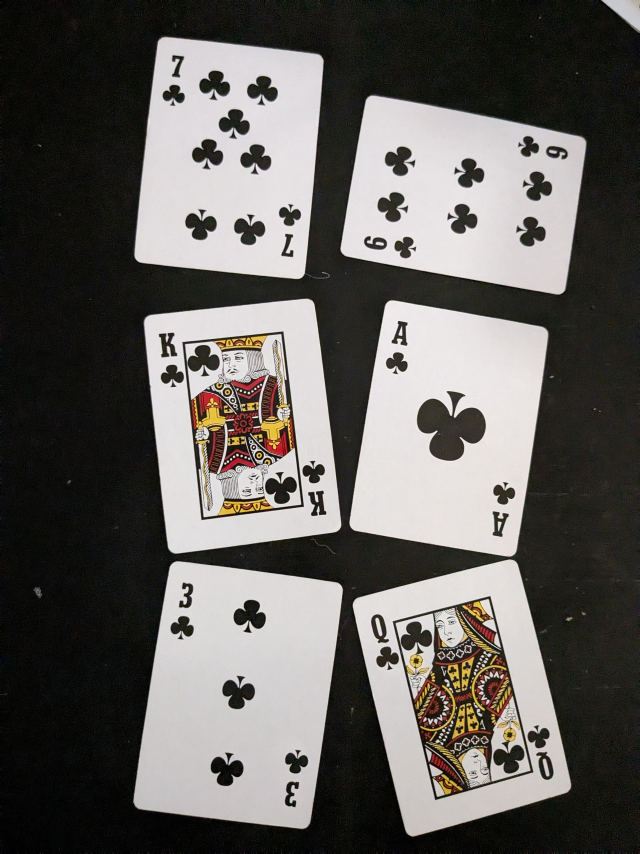
#> input picture hand/clubs_2.jpg, 1920 x 2560 px (shown at 1/3 size)
$ python image_to_cards.py
#> lines starting #> are read from the running program, lines starting #| are printed output that depends on the picture; after the words box and inside, x2 and y2 are one past the last pixel; in counts of white or black regions, pixels touching at a corner belong together
### basic_poker.py
import random

SUITS = ("Hearts", "Diamonds", "Spades", "Clubs")
RANKS = ("2", "3", "4", "5", "6", "7", "8", "9", "10", "J", "Q", "K", "A")

suits = {"Hearts": "♥", "Diamonds": "♦", "Spades": "♠", "Clubs": "♣"}
values = {"2": 2, "3": 3, "4": 4, "5": 5, "6": 6, "7": 7, "8": 8, "9": 9, "10": 10, "J": 11, "Q": 12, "K": 13, "A": 14}


class Card:
    def __init__(self, suit, rank):
        self.suit = suit
        self.rank = rank
        self.value = values[rank]

    def __str__(self):
        return f"{self.rank} of {self.suit}"

    # [15 lines left out: function pretty_string, not called in this run]

    def pretty_print(self):
        for row in self.pretty_string():
            print(row)

class Deck:
    # [5 lines left out: function __init__, not called in this run]

    def shuffle(self):
        random.shuffle(self.deck)

    def deal(self):
        return self.deck.pop()

class Hand:
    def __init__(self):
        self.cards = []

    def add_card(self, card):
        self.cards.append(card)

    def __str__(self):
        return f"Cards: {', '.join(str(c) for c in self.cards)}"

    # [11 lines left out: function pretty_print, not called in this run]

    def sort_hand(self):
        self.cards= sorted(self.cards, key=lambda x:x.value, reverse=True)


    # [92 lines left out: functions check_hand, _is_straight, play_basic_game, not called in this run]


# [2 lines that do not run on import are left out]

### image_to_cards.py
import numpy as np
import cv2

import matplotlib.pyplot as plt
import numpy as np
import basic_poker
import os

class ImageCardDetector():

    def __init__(self,image_path=None):
        self.image=None
        self.card_images=[]
        self.contours=[]
        if image_path:
            self.load_image(image_path)

    def load_image(self,image_path):
#> called with image_path = 'hand/clubs_2.jpg'
        self.image = cv2.imread(image_path)
#> self.image is the input picture: shape (2560, 1920, 3); mean B, G, R 92.4, 95.6, 98.2
        self.isolate_card_images()

    def find_cards(self, binary_threshold = 150, blur_factor = 100, fractional_card_min_area=.01 ):
        # find the card outlines by looking at a very blurry image, finding the edges,
        # then simplifying the edge path dramatically
#> called with binary_threshold = 150, blur_factor = 100, fractional_card_min_area = 0.01
        image= self.image.copy()
        gray = cv2.cvtColor(self.image,cv2.COLOR_BGR2GRAY)

        kernal_size= (11,11)
        blur = cv2.GaussianBlur(gray, kernal_size, blur_factor)

        set_binary_to, thresh_type= 255, cv2.THRESH_BINARY
        ret,thresh = cv2.threshold(blur, binary_threshold, set_binary_to, thresh_type)
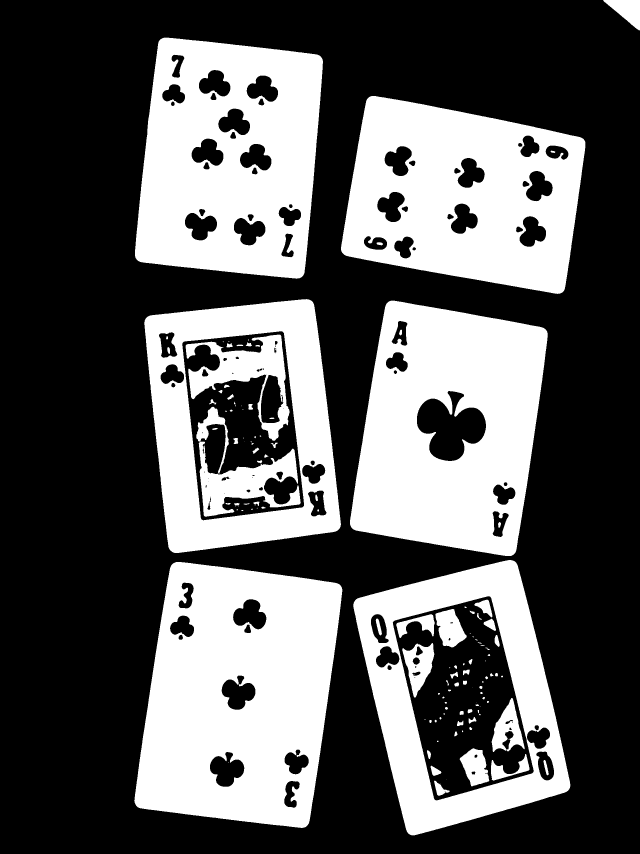
#> thresh: shape (2560, 1920) (shown at 1/3 size); 36.1% white; 132 white regions (37 under 20 px)
#> ret = 150

        initial_contours, hierarchy = cv2.findContours(thresh, cv2.RETR_EXTERNAL, cv2.CHAIN_APPROX_SIMPLE)
#> initial_contours = 7 contours; box (x1, y1, x2, y2) and area: (403, 1686, 1027, 2484) 394110, (1060, 1680, 1711, 2506) 372215, (433, 897, 1023, 1659) 368402, (1050, 902, 1643, 1668) 350788, (405, 113, 969, 836) 343621, (1023, 288, 1756, 882) 327620, (1810, 0, 1920, 91) 5183
        print("Number of Contours found = " + str(len(initial_contours)))
#| Number of Contours found = 7

        #filter the noise out
        image_area= image.shape[0] * image.shape[1]
        self.contours=[]
        for contour in initial_contours:
            if cv2.contourArea(contour) > image_area * fractional_card_min_area:
                self.contours.append(contour)
#> this loop made 7 passes
#> after the loop, self.contours = 6 contours; box (x1, y1, x2, y2) and area: (403, 1686, 1027, 2484) 394110, (1060, 1680, 1711, 2506) 372215, (433, 897, 1023, 1659) 368402, (1050, 902, 1643, 1668) 350788, (405, 113, 969, 836) 343621, (1023, 288, 1756, 882) 327620
        print("Number of Card Canidates = " + str(len(self.contours)))
#| Number of Card Canidates = 6
        return self.contours

    def isolate_card_images(self):
        self.card_images=[]
        self.find_cards()
        for contour in self.contours:
            flat_card=self.flattener(self.image,contour)
            self.card_images.append(flat_card.copy())
#> this loop made 6 passes
#> (peri in flattener, corner_points in flattener, x in flattener, y in flattener, w in flattener, h in flattener, angle in flattener, bottom in flattener) on passes 1 to 3: (2618, [[525, 1687], [404, 2408], [915, 2481], [1025, 1763]], 715.5, 2086.1, 753.4, 533, -81.87, [926, 2496.7]), (2595, [[1540, 1682], [1061, 1808], [1231, 2504], [1709, 2363]], 1386.3, 2091.4, 517.9, 735.1, -13.85, [1222.8, 2510.2]), (2476.8, [[1169, 903], [1051, 1576], [1533, 1667], [1641, 995]], 1350.2, 1284.8, 702.2, 509, -80.74, [1544.9, 1672.3])
#> pass 1, in flattener, `warp = cv2.warpPerspective(image, Matrix, (output_card_width, output_c..`:
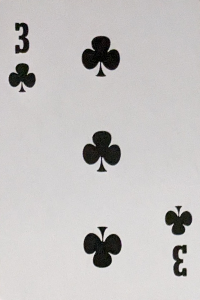
#> warp: shape (300, 200, 3); mean B, G, R 194, 194.8, 197.4
#> pass 2, in flattener (call 2), `warp = cv2.warpPerspective(image, Matrix, (output_card_width, output_c..`:
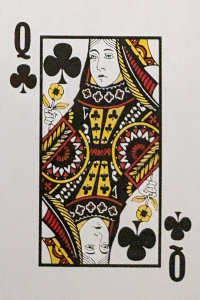
#> warp: shape (300, 200, 3); mean B, G, R 146, 156.6, 166.4
#> pass 3, in flattener (call 3), `warp = cv2.warpPerspective(image, Matrix, (output_card_width, output_c..`:
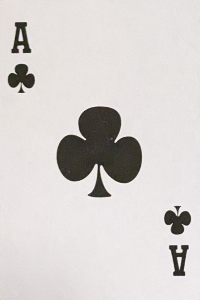
#> warp: shape (300, 200, 3); mean B, G, R 207.4, 209.6, 214.1
#> after the loop:
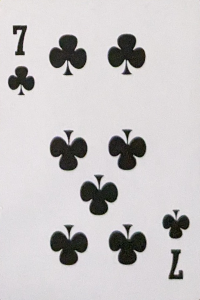
#> flat_card: shape (300, 200, 3); mean B, G, R 198.8, 197.7, 201.1
#> after the loop, self.card_images = 6 items
        return self.card_images

    def flattener(self,image,contour):
        peri = cv2.arcLength(contour,True)
        corner_points = cv2.approxPolyDP(contour,0.01*peri,True)
        rect = cv2.minAreaRect(contour)
        (x, y), (w, h), angle  = rect
        box_points = cv2.boxPoints(rect)

        #match the rectangle coordinates with the corner points
        matched_corners=[]
        for bp in box_points:
            bx,by = bp
            closest_point=None
            closest_distance = float('inf')
            closest_index = None
            #find the closest corner point to this box point
            for i, cp in enumerate(corner_points):
                distance =np.linalg.norm(bp - cp[0])
                if distance < closest_distance:
                    closest_distance = distance
                    closest_index = i
                    closest_point=cp
            matched_corners.append(corner_points[closest_index])


        # points from min area rect are from bottom most point 0, just to the left side is 1, 3 above, 2 across
        # angle from right side
        # see https://theailearner.com/tag/cv2-minarearect/
        # /\
        # \/___

        bottom= box_points[0]
        lhs=    box_points[1]
        rhs=    box_points[3]
        #sqrt(dx^2+dy^2) = len, but we don't need the sqrt because just doing a comparison to find which is longer
        rms_left_len=  (bottom[0]-lhs[0])**2 + (bottom[1]-lhs[1])**2
        rms_right_len= (bottom[0]-rhs[0])**2 + (bottom[1]-rhs[1])**2

        output_card_width,output_card_height=200,300

        if rms_left_len < rms_right_len:
            #rank/suit are at 0, 2 coordinates
            #matched_corners=destination_orientation
            pass
        else:
            #rank/suit are at 1,3 coordinates
            #rotate 90 degrees
            tmp=matched_corners.pop(0)
            matched_corners.append(tmp)

        point_map=np.float32(np.array(matched_corners))
        # destination points are the corners that these four points should map to
        destination_points = np.array([[0,0],[output_card_width-1,0],[output_card_width-1,output_card_height-1],[0, output_card_height-1]], np.float32)
        Matrix = cv2.getPerspectiveTransform(point_map,destination_points)
        warp = cv2.warpPerspective(image, Matrix, (output_card_width, output_card_height))
        return warp

    # [37 lines left out: functions _show_hand_detection, draw_min_area_rect_info, not called in this run]

class SimpleSuitRankDetector:
    CORNER_WIDTH:int = 35
    CORNER_HEIGHT:int = 130
    MIDPOINT:int = 45
    TEMPLATE_DIMENSIONS = (32,32)
    TEMPLATE_DIRECTORY:str = "./templates"

    def __init__(self,np_cropped_card):
        self.image = np_cropped_card.copy()
        self.corner = self.image[0:self.CORNER_HEIGHT, 0:self.CORNER_WIDTH].copy()
        #plt.imshow(image)
        #plt.waitforbuttonpress()
        self.contours=None
        self.suit_crop=None
        self.suit=None
        self.rank_crop=None
        self.rank=None
        self.color=None

    def get_rank_suit(self):
        #pre process
        image= self.corner.copy()
        gray = cv2.cvtColor(image,cv2.COLOR_BGR2GRAY)
#> gray: shape (130, 35)
        gray = cv2.bitwise_not(gray)
        binary_threshold, set_binary_to, thresh_type= 80, 255, cv2.THRESH_BINARY
        ret,thresh = cv2.threshold(gray, binary_threshold, set_binary_to, thresh_type)
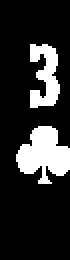
#> thresh: shape (130, 35) (shown 2 times larger); 17.6% white; 2 white regions
#> ret = 80

        #find_contours and crop
        contours, hier = cv2.findContours(thresh, cv2.RETR_TREE,cv2.CHAIN_APPROX_SIMPLE)
#> contours = 2 contours; box (x1, y1, x2, y2) and area: (8, 63, 35, 92) 440, (15, 22, 30, 54) 252
        contours = sorted(contours, key=cv2.contourArea,reverse=True)
        if len(contours)<2:
            print("contours not found")
            return None,None

        x0,y0,w0,h0 = cv2.boundingRect(contours[0])
#> x0 = 8; y0 = 63; w0 = 27; h0 = 29
        x1,y1,w1,h1 = cv2.boundingRect(contours[1])
#> x1 = 15; y1 = 22; w1 = 15; h1 = 32


        color,suit_crop,rank_crop=None,None,None
        #suit should be "above" rank
        if y0 > self.MIDPOINT:
            color = image[ int(y0+h0/2), int(x0+w0/2) ]
#> color = [19, 25, 21]
            self.suit_crop=thresh[y0:y0+h0, x0:x0+w0].copy()
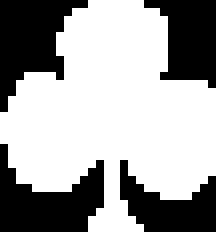
#> self.suit_crop: shape (29, 27) (shown 8 times larger); 63.1% white; 4 black regions, box (x1, y1, x2, y2) and area: (0, 0, 11, 14) 83, (0, 18, 13, 29) 81, (18, 0, 27, 11) 66, (15, 20, 27, 29) 59
            self.rank_crop=thresh[y1:y1+h1, x1:x1+w1].copy()
        else:
            color = image[int(y1+h1/2),int(x1+w1/2)]
            self.suit_crop=thresh[y1:y1+h1, x1:x1+w1].copy()
            self.rank_crop=thresh[y0:y0+h0, x0:x0+w0].copy()
        self.color= "Red" if color[2]>150 else "black"
#> self.color = 'black'


        try:
            self.rank = self.find_template_match(self.suit_crop, "templates/suits")
            self.rank = self.rank.split('_')[0]
            self.suit = self.find_template_match(self.rank_crop, "templates/ranks")
            self.suit = self.suit.split('_')[0]
        except:
            self.rank,self.suit= False,False

        return self.rank,self.suit


    def find_template_match (self,image, folder=None):
        if not folder:
            folder= self.TEMPLATE_DIRECTORY

        #check difference between all images in templates to find best match
        lowest_diff = float('inf')
        most_similar_file = None
        for filename in os.listdir(folder):
            template_path = os.path.join(folder, filename)
            template = cv2.imread(template_path, cv2.IMREAD_GRAYSCALE)

            #resize both to match size
            template = cv2.resize(template, self.TEMPLATE_DIMENSIONS, 0, 0)
            image = cv2.resize(image, self.TEMPLATE_DIMENSIONS, 0, 0)

            # Update if lower difference is found
            absdiff = cv2.absdiff(image, template).sum()
            if absdiff < lowest_diff:
                lowest_diff = absdiff
                most_similar_file = filename
        return most_similar_file

    # [8 lines left out: function _show_hand_detection, not called in this run]

if __name__=="__main__":
    #load an image then detect the best hand with the cards available
    simple_hand = basic_poker.Hand()
    detected_cards = ImageCardDetector("hand/clubs_2.jpg")
    for i in range(len(detected_cards.card_images)):
        processed_card = SimpleSuitRankDetector(detected_cards.card_images[i])
        suit,rank= processed_card.get_rank_suit()
#> suit = False; rank = False


        #convert what the card processor returns into what the basic_poker.card takes
        rank_converter={'ace': 'A', 'two': '2', 'three': '3', 'four': '4', 'five': '5', 'six': '6',
                        'seven': '7', 'eight': '8', 'nine': '9', 'ten': '10','jack':'J','queen':'Q','king':'K'}
        suit_converter={"clubs":"Clubs","Hearts":"Hearts","diamonds":"Diamonds","spades":"Spades"}
        rank=rank_converter.get(rank,None)
        suit=suit_converter.get(suit,None)
#> (the run stopped early here; a loop or call above may not have finished)

$ run again, with hand/10_c.jpg copied over hand/clubs_2.jpg
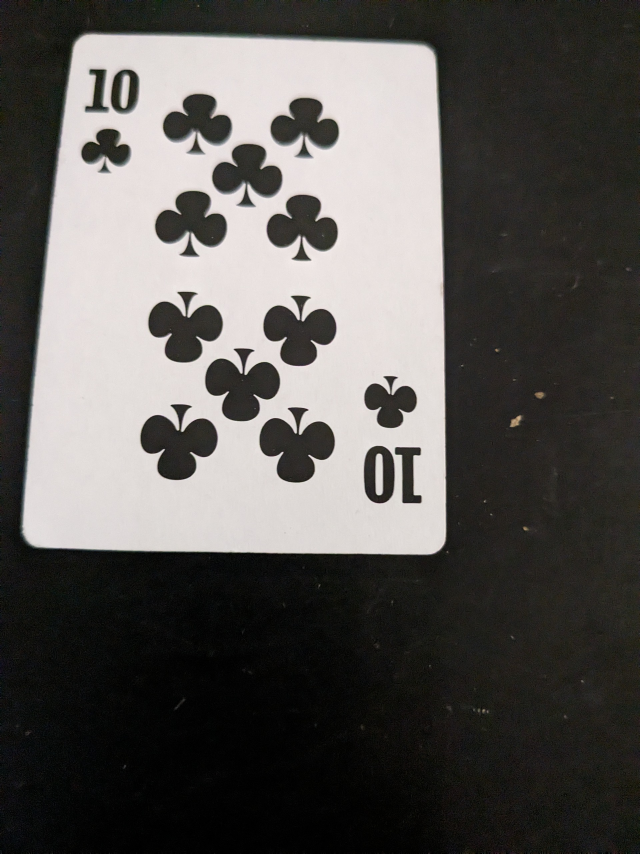
#> input picture hand/10_c.jpg, 1920 x 2560 px (shown at 1/3 size)
#> in load_image, self.image is the input picture: shape (2560, 1920, 3); mean B, G, R 84.6, 87.3, 89.8
#> in find_cards, `ret,thresh = cv2.threshold(blur, binary_threshold, set_binary_to, thre..`:
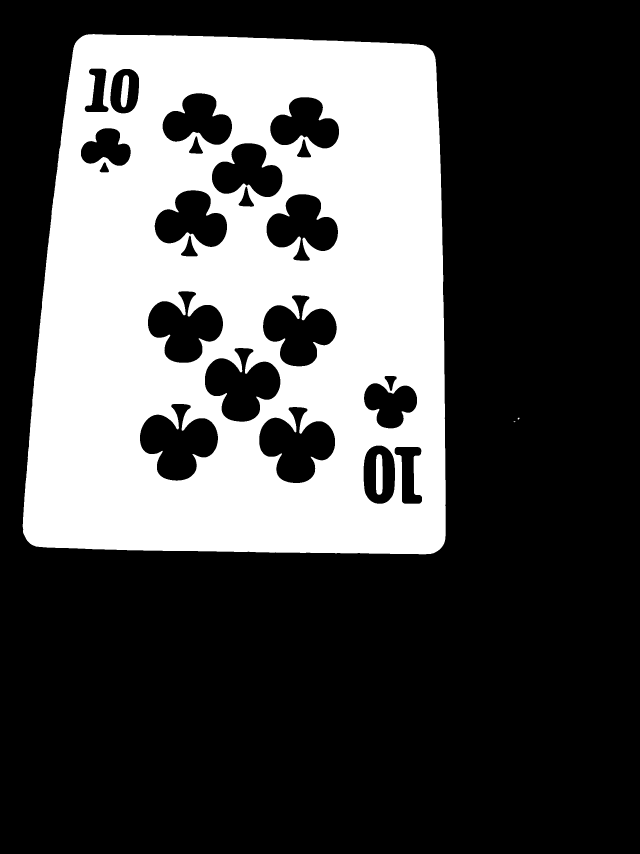
#> thresh: shape (2560, 1920) (shown at 1/3 size); 30.6% white; 5 white regions (1 under 20 px)
#> in find_cards, `ret,thresh = cv2.threshold(blur, binary_threshold, set_binary_to, thre..`: ret = 150
#> initial_contours = 3 contours, 2 with area under 20; largest, box (x1, y1, x2, y2) and area: (68, 102, 1337, 1663) 1832491
#| Number of Contours found = 3
#> the loop in find_cards, `for contour in initial_contours:` made 3 passes
#> after the loop in find_cards, `for contour in initial_contours:`: self.contours = 1 contour; box (x1, y1, x2, y2) and area: (68, 102, 1337, 1663) 1832491
#| Number of Card Canidates = 1
#> the loop in isolate_card_images, `for contour in self.contours:` made 1 pass
#> (peri in flattener, corner_points in flattener, x in flattener, y in flattener, w in flattener, h in flattener, angle in flattener, bottom in flattener) on pass 1: (5455.1, [[243, 111], [81, 1621], [1313, 1652], [1298, 155]], 713.6, 882.4, 1546.4, 1268.4, -89.06, [1335.1, 1665.9])
#> after the loop in isolate_card_images, `for contour in self.contours:`: self.card_images = 1 item
#> in get_rank_suit, `ret,thresh = cv2.threshold(gray, binary_threshold, set_binary_to, thre..`: ret = 80
#> contours = 7 contours, 3 with area under 20; largest, box (x1, y1, x2, y2) and area: (10, 65, 35, 94) 403, (22, 24, 35, 55) 328, (8, 25, 22, 55) 181, (27, 28, 32, 52) 88
#> x0 = 10; y0 = 65; w0 = 25; h0 = 29
#> x1 = 22; y1 = 24; w1 = 13; h1 = 31
#> color = [42, 45, 50]
#> in get_rank_suit, `self.suit_crop=thresh[y0:y0+h0, x0:x0+w0].copy()`:
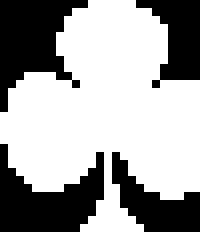
#> self.suit_crop: shape (29, 25) (shown 8 times larger); 63% white; 4 black regions, box (x1, y1, x2, y2) and area: (0, 0, 11, 14) 84, (0, 18, 13, 29) 82, (14, 19, 25, 29) 52, (17, 0, 25, 11) 50
#> self.color = 'black'
#> suit = False

$ run again, with hand/clubs.jpg copied over hand/clubs_2.jpg
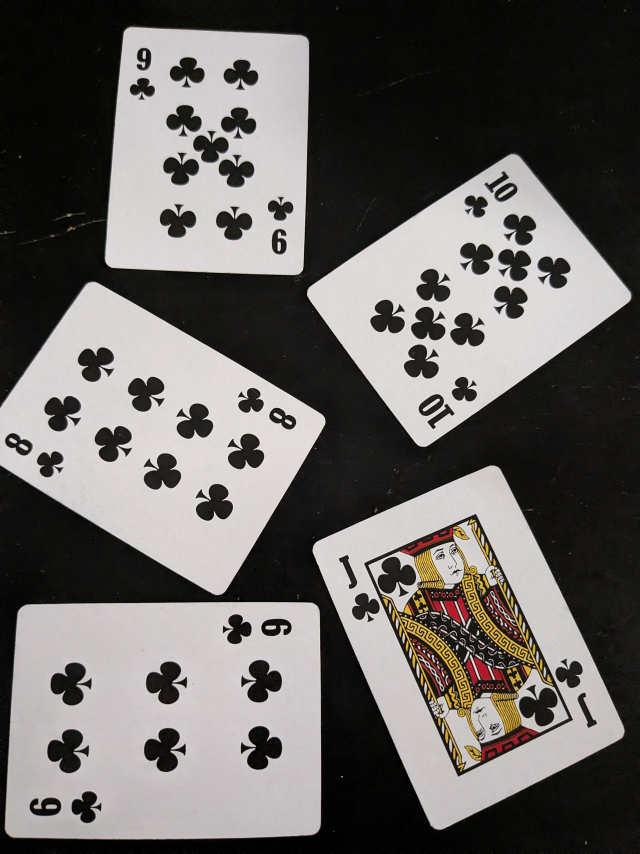
#> input picture hand/clubs.jpg, 1920 x 2560 px (shown at 1/3 size)
#> in load_image, self.image is the input picture: shape (2560, 1920, 3); mean B, G, R 98.5, 101, 104.4
#> in find_cards, `ret,thresh = cv2.threshold(blur, binary_threshold, set_binary_to, thre..`:
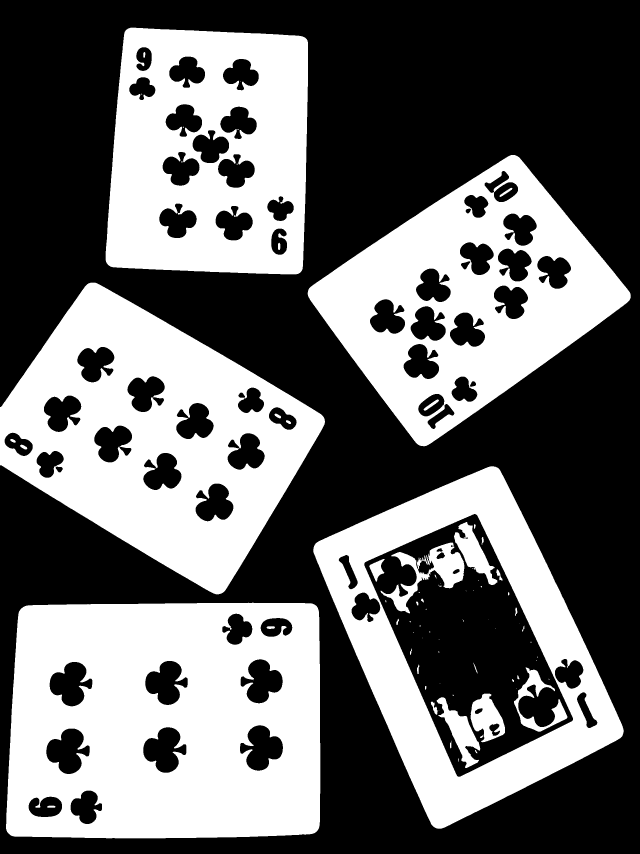
#> thresh: shape (2560, 1920) (shown at 1/3 size); 42.2% white; 83 white regions (37 under 20 px)
#> in find_cards, `ret,thresh = cv2.threshold(blur, binary_threshold, set_binary_to, thre..`: ret = 150
#> initial_contours = 5 contours; box (x1, y1, x2, y2) and area: (18, 1808, 961, 2515) 645409, (940, 1399, 1871, 2486) 584242, (0, 848, 975, 1783) 524074, (923, 465, 1892, 1339) 449266, (317, 83, 924, 823) 413474
#| Number of Contours found = 5
#> the loop in find_cards, `for contour in initial_contours:` made 5 passes
#> after the loop in find_cards, `for contour in initial_contours:`: self.contours has the same summary as initial_contours
#| Number of Card Canidates = 5
#> the loop in isolate_card_images, `for contour in self.contours:` made 5 passes
#> (peri in flattener, corner_points in flattener, x in flattener, y in flattener, w in flattener, h in flattener, angle in flattener, bottom in flattener) on passes 1, 2, 4: (3219.6, [[950, 1819], [69, 1821], [21, 2495], [947, 2496]], 488.2, 2161.6, 943.1, 704.9, -0.242, [18.13, 2516]), (3290.4, [[1481, 1399], [940, 1646], [1312, 2485], [1870, 2196]], 1403.3, 1935.2, 645.2, 938.1, -24.39, [1303.2, 2495.5]), (2791, [[1544, 465], [924, 872], [1262, 1337], [1891, 893]], 1407.3, 885.1, 792.9, 595.1, -35.6, [1258.1, 1357.8])
#> after the loop in isolate_card_images, `for contour in self.contours:`: self.card_images = 5 items
#> in get_rank_suit, `ret,thresh = cv2.threshold(gray, binary_threshold, set_binary_to, thre..`: ret = 80
#> contours = 19 contours, 16 with area under 20; largest, box (x1, y1, x2, y2) and area: (8, 61, 35, 91) 458, (13, 20, 30, 52) 355, (19, 36, 24, 48) 36
#> x0 = 8; y0 = 61; w0 = 27; h0 = 30
#> x1 = 13; y1 = 20; w1 = 17; h1 = 32
#> color = [12, 15, 15]
#> in get_rank_suit, `self.suit_crop=thresh[y0:y0+h0, x0:x0+w0].copy()`:
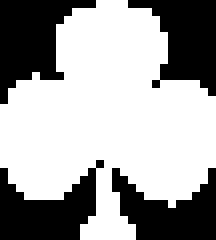
#> self.suit_crop: shape (30, 27) (shown 8 times larger); 63% white; 4 black regions, box (x1, y1, x2, y2) and area: (0, 0, 12, 13) 82, (16, 0, 27, 12) 75, (0, 20, 13, 30) 73, (14, 21, 27, 30) 70
#> self.color = 'black'
#> suit = False
